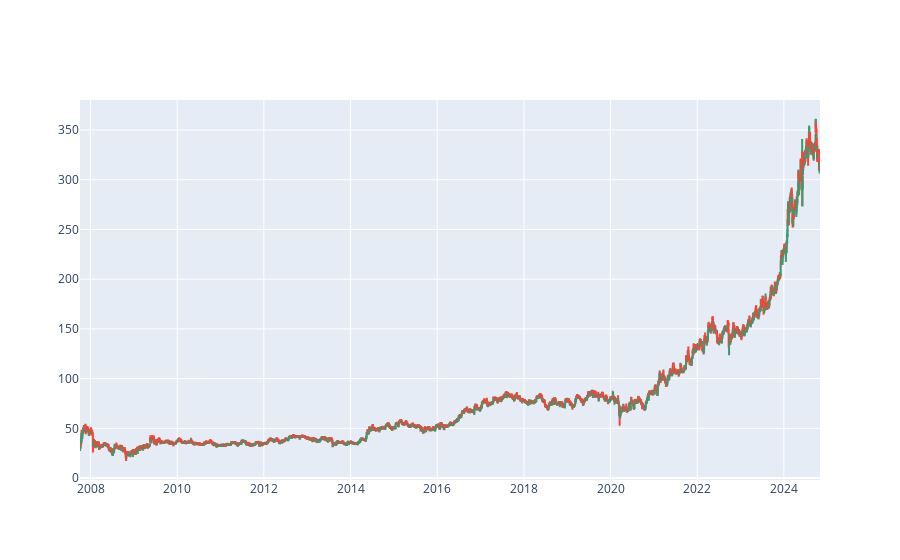

The notebook cell saved with this chart:
### Code cell
# Candlesticks 
import plotly.graph_objects as go

fig = go.Figure(data=[go.Candlestick(x = data01['Date'], open = data01['Open'], 
                                    high = data01['High'],
                                    low = data01['Low'], 
                                    close = data01['Close'])])
fig.update_layout(xaxis_rangeslider_visible=False)
fig.show()

### Figure 1 — Plotly figure (JSON) as saved in the notebook; plotly's stock layout.template omitted (floating-point values rounded to 4 significant figures; data arrays with more than 128 entries replaced by an {"elided": "..."} marker saying what was removed)
{"data": [{"close": {"elided": "4209 str values"}, "high": {"elided": "4209 str values"}, "low": {"elided": "4209 str values"}, "open": {"elided": "4209 str values"}, "type": "candlestick", "x": {"elided": "4209 str values"}}], "layout": {"xaxis": {"rangeslider": {"visible": false}}}}
